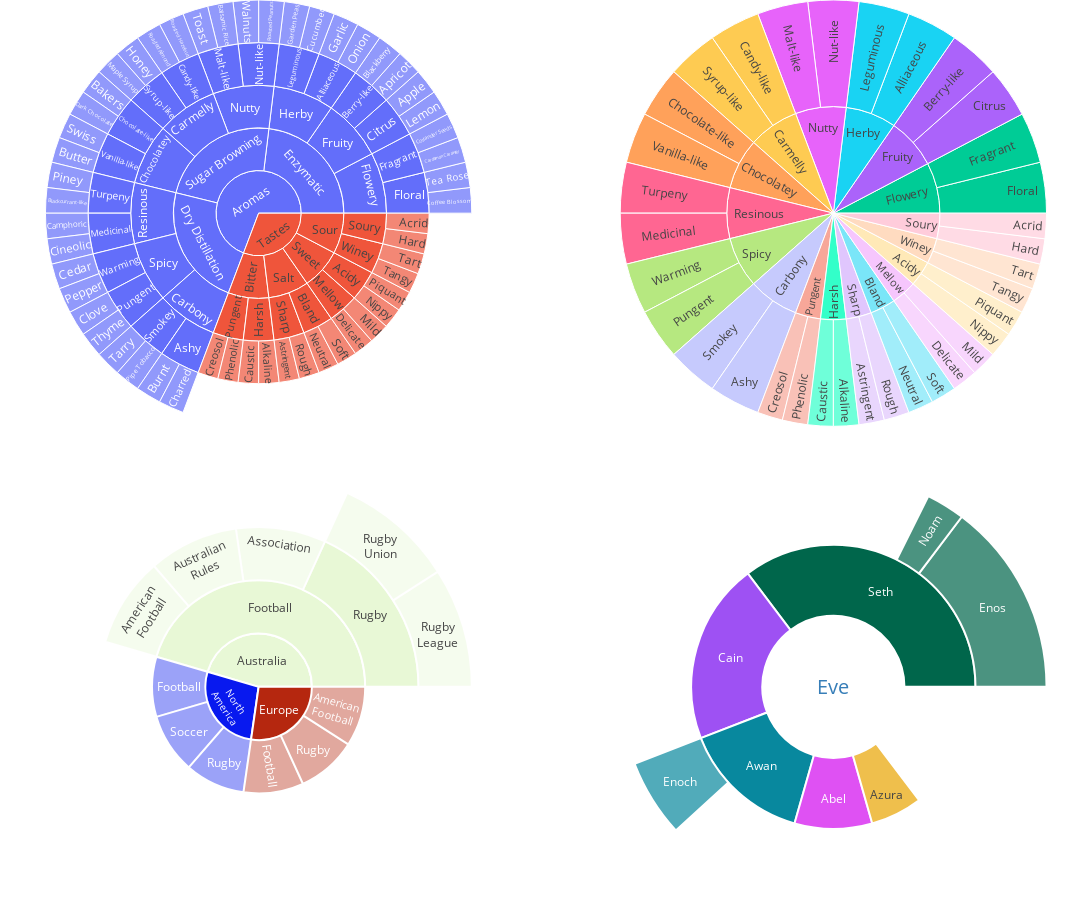

Write notebook code for a chart like this one.
### Code cell
iplot(fig)

### Figure 1 — Plotly figure (JSON) as saved in the notebook; plotly's stock layout.template omitted (floating-point values rounded to 4 significant figures)
{"data": [{"domain": {"column": 0, "row": 0}, "ids": ["Aromas", "Tastes", "Aromas-Enzymatic", "Aromas-Sugar Browning", "Aromas-Dry Distillation", "Tastes-Bitter", "Tastes-Salt", "Tastes-Sweet", "Tastes-Sour", "Enzymatic-Flowery", "Enzymatic-Fruity", "Enzymatic-Herby", "Sugar Browning-Nutty", "Sugar Browning-Carmelly", "Sugar Browning-Chocolatey", "Dry Distillation-Resinous", "Dry Distillation-Spicy", "Dry Distillation-Carbony", "Bitter-Pungent", "Bitter-Harsh", "Salt-Sharp", "Salt-Bland", "Sweet-Mellow", "Sweet-Acidy", "Sour-Winey", "Sour-Soury", "Flowery-Floral", "Flowery-Fragrant", "Fruity-Citrus", "Fruity-Berry-like", "Herby-Alliaceous", "Herby-Leguminous", "Nutty-Nut-like", "Nutty-Malt-like", "Carmelly-Candy-like", "Carmelly-Syrup-like", "Chocolatey-Chocolate-like", "Chocolatey-Vanilla-like", "Resinous-Turpeny", "Resinous-Medicinal", "Spicy-Warming", "Spicy-Pungent", "Carbony-Smokey", "Carbony-Ashy", "Pungent-Creosol", "Pungent-Phenolic", "Harsh-Caustic", "Harsh-Alkaline", "Sharp-Astringent", "Sharp-Rough", "Bland-Neutral", "Bland-Soft", "Mellow-Delicate", "Mellow-Mild", "Acidy-Nippy", "Acidy-Piquant", "Winey-Tangy", "Winey-Tart", "Soury-Hard", "Soury-Acrid", "Floral-Coffee Blossom", "Floral-Tea Rose", "Fragrant-Cardamon Caraway", "Fragrant-Coriander Seeds", "Citrus-Lemon", "Citrus-Apple", "Berry-like-Apricot", "Berry-like-Blackberry", "Alliaceous-Onion", "Alliaceous-Garlic", "Leguminous-Cucumber", "Leguminous-Garden Peas", "Nut-like-Roasted Peanuts", "Nut-like-Walnuts", "Malt-like-Balsamic Rice", "Malt-like-Toast", "Candy-like-Roasted Hazelnut", "Candy-like-Roasted Almond", "Syrup-like-Honey", "Syrup-like-Maple Syrup", "Chocolate-like-Bakers", "Chocolate-like-Dark Chocolate", "Vanilla-like-Swiss", "Vanilla-like-Butter", "Turpeny-Piney", "Turpeny-Blackcurrant-like", "Medicinal-Camphoric", "Medicinal-Cineolic", "Warming-Cedar", "Warming-Pepper", "Pungent-Clove", "Pungent-Thyme", "Smokey-Tarry", "Smokey-Pipe Tobacco", "Ashy-Burnt", "Ashy-Charred"], "labels": ["Aromas", "Tastes", "Enzymatic", "Sugar Browning", "Dry Distillation", "Bitter", "Salt", "Sweet", "Sour", "Flowery", "Fruity", "Herby", "Nutty", "Carmelly", "Chocolatey", "Resinous", "Spicy", "Carbony", "Pungent", "Harsh", "Sharp", "Bland", "Mellow", "Acidy", "Winey", "Soury", "Floral", "Fragrant", "Citrus", "Berry-like", "Alliaceous", "Leguminous", "Nut-like", "Malt-like", "Candy-like", "Syrup-like", "Chocolate-like", "Vanilla-like", "Turpeny", "Medicinal", "Warming", "Pungent", "Smokey", "Ashy", "Creosol", "Phenolic", "Caustic", "Alkaline", "Astringent", "Rough", "Neutral", "Soft", "Delicate", "Mild", "Nippy", "Piquant", "Tangy", "Tart", "Hard", "Acrid", "Coffee Blossom", "Tea Rose", "Cardamon Caraway", "Coriander Seeds", "Lemon", "Apple", "Apricot", "Blackberry", "Onion", "Garlic", "Cucumber", "Garden Peas", "Roasted Peanuts", "Walnuts", "Balsamic Rice", "Toast", "Roasted Hazelnut", "Roasted Almond", "Honey", "Maple Syrup", "Bakers", "Dark Chocolate", "Swiss", "Butter", "Piney", "Blackcurrant-like", "Camphoric", "Cineolic", "Cedar", "Pepper", "Clove", "Thyme", "Tarry", "Pipe Tobacco", "Burnt", "Charred"], "parents": [null, null, "Aromas", "Aromas", "Aromas", "Tastes", "Tastes", "Tastes", "Tastes", "Aromas-Enzymatic", "Aromas-Enzymatic", "Aromas-Enzymatic", "Aromas-Sugar Browning", "Aromas-Sugar Browning", "Aromas-Sugar Browning", "Aromas-Dry Distillation", "Aromas-Dry Distillation", "Aromas-Dry Distillation", "Tastes-Bitter", "Tastes-Bitter", "Tastes-Salt", "Tastes-Salt", "Tastes-Sweet", "Tastes-Sweet", "Tastes-Sour", "Tastes-Sour", "Enzymatic-Flowery", "Enzymatic-Flowery", "Enzymatic-Fruity", "Enzymatic-Fruity", "Enzymatic-Herby", "Enzymatic-Herby", "Sugar Browning-Nutty", "Sugar Browning-Nutty", "Sugar Browning-Carmelly", "Sugar Browning-Carmelly", "Sugar Browning-Chocolatey", "Sugar Browning-Chocolatey", "Dry Distillation-Resinous", "Dry Distillation-Resinous", "Dry Distillation-Spicy", "Dry Distillation-Spicy", "Dry Distillation-Carbony", "Dry Distillation-Carbony", "Bitter-Pungent", "Bitter-Pungent", "Bitter-Harsh", "Bitter-Harsh", "Salt-Sharp", "Salt-Sharp", "Salt-Bland", "Salt-Bland", "Sweet-Mellow", "Sweet-Mellow", "Sweet-Acidy", "Sweet-Acidy", "Sour-Winey", "Sour-Winey", "Sour-Soury", "Sour-Soury", "Flowery-Floral", "Flowery-Floral", "Flowery-Fragrant", "Flowery-Fragrant", "Fruity-Citrus", "Fruity-Citrus", "Fruity-Berry-like", "Fruity-Berry-like", "Herby-Alliaceous", "Herby-Alliaceous", "Herby-Leguminous", "Herby-Leguminous", "Nutty-Nut-like", "Nutty-Nut-like", "Nutty-Malt-like", "Nutty-Malt-like", "Carmelly-Candy-like", "Carmelly-Candy-like", "Carmelly-Syrup-like", "Carmelly-Syrup-like", "Chocolatey-Chocolate-like", "Chocolatey-Chocolate-like", "Chocolatey-Vanilla-like", "Chocolatey-Vanilla-like", "Resinous-Turpeny", "Resinous-Turpeny", "Resinous-Medicinal", "Resinous-Medicinal", "Spicy-Warming", "Spicy-Warming", "Spicy-Pungent", "Spicy-Pungent", "Carbony-Smokey", "Carbony-Smokey", "Carbony-Ashy", "Carbony-Ashy"], "type": "sunburst", "uid": "ecc6c16f-c132-4428-b977-2c44f7d940c5"}, {"domain": {"column": 1, "row": 0}, "ids": ["Enzymatic-Flowery", "Enzymatic-Fruity", "Enzymatic-Herby", "Sugar Browning-Nutty", "Sugar Browning-Carmelly", "Sugar Browning-Chocolatey", "Dry Distillation-Resinous", "Dry Distillation-Spicy", "Dry Distillation-Carbony", "Bitter-Pungent", "Bitter-Harsh", "Salt-Sharp", "Salt-Bland", "Sweet-Mellow", "Sweet-Acidy", "Sour-Winey", "Sour-Soury", "Flowery-Floral", "Flowery-Fragrant", "Fruity-Citrus", "Fruity-Berry-like", "Herby-Alliaceous", "Herby-Leguminous", "Nutty-Nut-like", "Nutty-Malt-like", "Carmelly-Candy-like", "Carmelly-Syrup-like", "Chocolatey-Chocolate-like", "Chocolatey-Vanilla-like", "Resinous-Turpeny", "Resinous-Medicinal", "Spicy-Warming", "Spicy-Pungent", "Carbony-Smokey", "Carbony-Ashy", "Pungent-Creosol", "Pungent-Phenolic", "Harsh-Caustic", "Harsh-Alkaline", "Sharp-Astringent", "Sharp-Rough", "Bland-Neutral", "Bland-Soft", "Mellow-Delicate", "Mellow-Mild", "Acidy-Nippy", "Acidy-Piquant", "Winey-Tangy", "Winey-Tart", "Soury-Hard", "Soury-Acrid", "Floral-Coffee Blossom", "Floral-Tea Rose", "Fragrant-Cardamon Caraway", "Fragrant-Coriander Seeds", "Citrus-Lemon", "Citrus-Apple", "Berry-like-Apricot", "Berry-like-Blackberry", "Alliaceous-Onion", "Alliaceous-Garlic", "Leguminous-Cucumber", "Leguminous-Garden Peas", "Nut-like-Roasted Peanuts", "Nut-like-Walnuts", "Malt-like-Balsamic Rice", "Malt-like-Toast", "Candy-like-Roasted Hazelnut", "Candy-like-Roasted Almond", "Syrup-like-Honey", "Syrup-like-Maple Syrup", "Chocolate-like-Bakers", "Chocolate-like-Dark Chocolate", "Vanilla-like-Swiss", "Vanilla-like-Butter", "Turpeny-Piney", "Turpeny-Blackcurrant-like", "Medicinal-Camphoric", "Medicinal-Cineolic", "Warming-Cedar", "Warming-Pepper", "Pungent-Clove", "Pungent-Thyme", "Smokey-Tarry", "Smokey-Pipe Tobacco", "Ashy-Burnt", "Ashy-Charred"], "labels": ["Flowery", "Fruity", "Herby", "Nutty", "Carmelly", "Chocolatey", "Resinous", "Spicy", "Carbony", "Pungent", "Harsh", "Sharp", "Bland", "Mellow", "Acidy", "Winey", "Soury", "Floral", "Fragrant", "Citrus", "Berry-like", "Alliaceous", "Leguminous", "Nut-like", "Malt-like", "Candy-like", "Syrup-like", "Chocolate-like", "Vanilla-like", "Turpeny", "Medicinal", "Warming", "Pungent", "Smokey", "Ashy", "Creosol", "Phenolic", "Caustic", "Alkaline", "Astringent", "Rough", "Neutral", "Soft", "Delicate", "Mild", "Nippy", "Piquant", "Tangy", "Tart", "Hard", "Acrid", "Coffee Blossom", "Tea Rose", "Cardamon Caraway", "Coriander Seeds", "Lemon", "Apple", "Apricot", "Blackberry", "Onion", "Garlic", "Cucumber", "Garden Peas", "Roasted Peanuts", "Walnuts", "Balsamic Rice", "Toast", "Roasted Hazelnut", "Roasted Almond", "Honey", "Maple Syrup", "Bakers", "Dark Chocolate", "Swiss", "Butter", "Piney", "Blackcurrant-like", "Camphoric", "Cineolic", "Cedar", "Pepper", "Clove", "Thyme", "Tarry", "Pipe Tobacco", "Burnt", "Charred"], "maxdepth": 2, "parents": [null, null, null, null, null, null, null, null, null, null, null, null, null, null, null, null, null, "Enzymatic-Flowery", "Enzymatic-Flowery", "Enzymatic-Fruity", "Enzymatic-Fruity", "Enzymatic-Herby", "Enzymatic-Herby", "Sugar Browning-Nutty", "Sugar Browning-Nutty", "Sugar Browning-Carmelly", "Sugar Browning-Carmelly", "Sugar Browning-Chocolatey", "Sugar Browning-Chocolatey", "Dry Distillation-Resinous", "Dry Distillation-Resinous", "Dry Distillation-Spicy", "Dry Distillation-Spicy", "Dry Distillation-Carbony", "Dry Distillation-Carbony", "Bitter-Pungent", "Bitter-Pungent", "Bitter-Harsh", "Bitter-Harsh", "Salt-Sharp", "Salt-Sharp", "Salt-Bland", "Salt-Bland", "Sweet-Mellow", "Sweet-Mellow", "Sweet-Acidy", "Sweet-Acidy", "Sour-Winey", "Sour-Winey", "Sour-Soury", "Sour-Soury", "Flowery-Floral", "Flowery-Floral", "Flowery-Fragrant", "Flowery-Fragrant", "Fruity-Citrus", "Fruity-Citrus", "Fruity-Berry-like", "Fruity-Berry-like", "Herby-Alliaceous", "Herby-Alliaceous", "Herby-Leguminous", "Herby-Leguminous", "Nutty-Nut-like", "Nutty-Nut-like", "Nutty-Malt-like", "Nutty-Malt-like", "Carmelly-Candy-like", "Carmelly-Candy-like", "Carmelly-Syrup-like", "Carmelly-Syrup-like", "Chocolatey-Chocolate-like", "Chocolatey-Chocolate-like", "Chocolatey-Vanilla-like", "Chocolatey-Vanilla-like", "Resinous-Turpeny", "Resinous-Turpeny", "Resinous-Medicinal", "Resinous-Medicinal", "Spicy-Warming", "Spicy-Warming", "Spicy-Pungent", "Spicy-Pungent", "Carbony-Smokey", "Carbony-Smokey", "Carbony-Ashy", "Carbony-Ashy"], "type": "sunburst", "uid": "ce7c2cff-df44-47e7-85cb-f31ebf6ae87f"}, {"domain": {"column": 0, "row": 1}, "ids": ["North America", "Europe", "Australia", "North America - Football", "Soccer", "North America - Rugby", "Europe - Football", "Rugby", "Europe - American Football", "Australia - Football", "Association", "Australian Rules", "Autstralia - American Football", "Australia - Rugby", "Rugby League", "Rugby Union"], "labels": ["North<br>America", "Europe", "Australia", "Football", "Soccer", "Rugby", "Football", "Rugby", "American<br>Football", "Football", "Association", "Australian<br>Rules", "American<br>Football", "Rugby", "Rugby<br>League", "Rugby<br>Union"], "leaf": {"opacity": 0.4}, "marker": {"line": {"width": 2}}, "outsidetextfont": {"color": "#377eb8", "size": 20}, "parents": ["", "", "", "North America", "North America", "North America", "Europe", "Europe", "Europe", "Australia", "Australia - Football", "Australia - Football", "Australia - Football", "Australia - Football", "Australia - Rugby", "Australia - Rugby"], "type": "sunburst", "uid": "b1de0f80-1878-41d8-afa7-512547ad66be"}, {"domain": {"column": 1, "row": 1}, "labels": ["Eve", "Cain", "Seth", "Enos", "Noam", "Abel", "Awan", "Enoch", "Azura"], "marker": {"line": {"width": 2}}, "outsidetextfont": {"color": "#377eb8", "size": 20}, "parents": ["", "Eve", "Eve", "Seth", "Seth", "Eve", "Eve", "Awan", "Eve"], "type": "sunburst", "uid": "7d835287-33a2-44fe-becc-7cc088888990", "values": [10, 14, 12, 10, 2, 6, 6, 4, 4]}], "layout": {"extendsunburstcolors": true, "grid": {"columns": 2, "rows": 2}, "height": 900, "margin": {"b": 0, "l": 0, "r": 0, "t": 0}, "sunburstcolorway": ["#636efa", "#EF553B", "#00cc96", "#ab63fa", "#19d3f3", "#e763fa", "#FECB52", "#FFA15A", "#FF6692", "#B6E880"], "width": 1500}}
